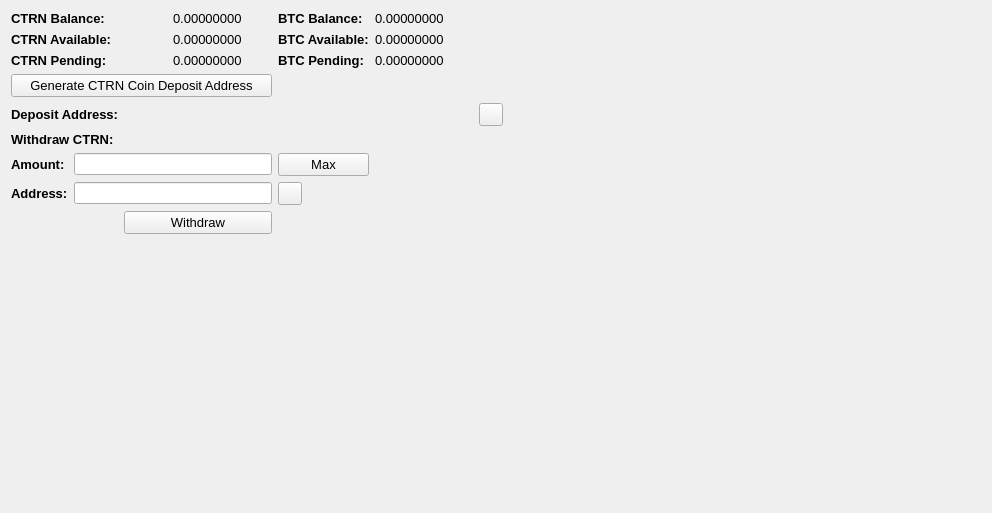
     <widget class="QWidget" name="BalanceTab">
      <attribute name="title">
       <string>Balance</string>
      </attribute>
      <layout class="QGridLayout" name="gridLayout_2">
       <item row="0" column="0" colspan="2">
        <widget class="QLabel" name="label_11">
         <property name="font">
          <font>
           <pointsize>10</pointsize>
           <weight>75</weight>
           <bold>true</bold>
          </font>
         </property>
         <property name="text">
          <string>CTRN Balance:</string>
         </property>
        </widget>
       </item>
       <item row="0" column="3">
        <widget class="QLabel" name="HMBalanceLabel">
         <property name="font">
          <font>
           <pointsize>10</pointsize>
          </font>
         </property>
         <property name="text">
          <string>0.00000000</string>
         </property>
         <property name="textInteractionFlags">
          <set>Qt::LinksAccessibleByMouse|Qt::TextSelectableByMouse</set>
         </property>
        </widget>
       </item>
       <item row="0" column="4">
        <widget class="QLabel" name="label_12">
         <property name="font">
          <font>
           <pointsize>10</pointsize>
           <weight>75</weight>
           <bold>true</bold>
          </font>
         </property>
         <property name="text">
          <string>BTC Balance:</string>
         </property>
        </widget>
       </item>
       <item row="0" column="5">
        <widget class="QLabel" name="BitcoinBalanceLabel">
         <property name="font">
          <font>
           <pointsize>10</pointsize>
          </font>
         </property>
         <property name="text">
          <string>0.00000000</string>
         </property>
         <property name="textInteractionFlags">
          <set>Qt::LinksAccessibleByMouse|Qt::TextSelectableByMouse</set>
         </property>
        </widget>
       </item>
       <item row="0" column="7" rowspan="10">
        <spacer name="horizontalSpacer_4">
         <property name="orientation">
          <enum>Qt::Horizontal</enum>
         </property>
         <property name="sizeHint" stdset="0">
          <size>
           <width>478</width>
           <height>488</height>
          </size>
         </property>
        </spacer>
       </item>
       <item row="1" column="0" colspan="2">
        <widget class="QLabel" name="label_13">
         <property name="font">
          <font>
           <pointsize>10</pointsize>
           <weight>75</weight>
           <bold>true</bold>
          </font>
         </property>
         <property name="text">
          <string>CTRN Available:</string>
         </property>
        </widget>
       </item>
       <item row="1" column="3">
        <widget class="QLabel" name="HMAvailableLabel_2">
         <property name="font">
          <font>
           <pointsize>10</pointsize>
          </font>
         </property>
         <property name="text">
          <string>0.00000000</string>
         </property>
         <property name="textInteractionFlags">
          <set>Qt::LinksAccessibleByMouse|Qt::TextSelectableByMouse</set>
         </property>
        </widget>
       </item>
       <item row="1" column="4">
        <widget class="QLabel" name="label_15">
         <property name="font">
          <font>
           <pointsize>10</pointsize>
           <weight>75</weight>
           <bold>true</bold>
          </font>
         </property>
         <property name="text">
          <string>BTC Available:</string>
         </property>
        </widget>
       </item>
       <item row="1" column="5">
        <widget class="QLabel" name="BitcoinAvailableLabel">
         <property name="font">
          <font>
           <pointsize>10</pointsize>
          </font>
         </property>
         <property name="text">
          <string>0.00000000</string>
         </property>
         <property name="textInteractionFlags">
          <set>Qt::LinksAccessibleByMouse|Qt::TextSelectableByMouse</set>
         </property>
        </widget>
       </item>
       <item row="2" column="0" colspan="2">
        <widget class="QLabel" name="label_14">
         <property name="font">
          <font>
           <pointsize>10</pointsize>
           <weight>75</weight>
           <bold>true</bold>
          </font>
         </property>
         <property name="text">
          <string>CTRN Pending:</string>
         </property>
        </widget>
       </item>
       <item row="2" column="3">
        <widget class="QLabel" name="HMPendingLabel">
         <property name="font">
          <font>
           <pointsize>10</pointsize>
          </font>
         </property>
         <property name="text">
          <string>0.00000000</string>
         </property>
         <property name="textInteractionFlags">
          <set>Qt::LinksAccessibleByMouse|Qt::TextSelectableByMouse</set>
         </property>
        </widget>
       </item>
       <item row="2" column="4">
        <widget class="QLabel" name="label_31">
         <property name="font">
          <font>
           <pointsize>10</pointsize>
           <weight>75</weight>
           <bold>true</bold>
          </font>
         </property>
         <property name="text">
          <string>BTC Pending:</string>
         </property>
        </widget>
       </item>
       <item row="2" column="5">
        <widget class="QLabel" name="BitcoinPendingLabel">
         <property name="font">
          <font>
           <pointsize>10</pointsize>
          </font>
         </property>
         <property name="text">
          <string>0.00000000</string>
         </property>
         <property name="textInteractionFlags">
          <set>Qt::LinksAccessibleByMouse|Qt::TextSelectableByMouse</set>
         </property>
        </widget>
       </item>
       <item row="3" column="0" colspan="4">
        <widget class="QPushButton" name="GenDepositBTN">
         <property name="font">
          <font>
           <pointsize>10</pointsize>
          </font>
         </property>
         <property name="text">
          <string>Generate CTRN Coin Deposit Address</string>
         </property>
        </widget>
       </item>
       <item row="4" column="0" colspan="3">
        <widget class="QLabel" name="label_33">
         <property name="font">
          <font>
           <pointsize>10</pointsize>
           <weight>75</weight>
           <bold>true</bold>
          </font>
         </property>
         <property name="text">
          <string>Deposit Address:</string>
         </property>
        </widget>
       </item>
       <item row="4" column="3" colspan="3">
        <widget class="QLabel" name="DepositAddressLabel">
         <property name="minimumSize">
          <size>
           <width>300</width>
           <height>0</height>
          </size>
         </property>
         <property name="palette">
          <palette>
           <active>
            <colorrole role="WindowText">
             <brush brushstyle="SolidPattern">
              <color alpha="255">
               <red>0</red>
               <green>0</green>
               <blue>0</blue>
              </color>
             </brush>
            </colorrole>
            <colorrole role="Text">
             <brush brushstyle="SolidPattern">
              <color alpha="255">
               <red>0</red>
               <green>0</green>
               <blue>255</blue>
              </color>
             </brush>
            </colorrole>
           </active>
           <inactive>
            <colorrole role="WindowText">
             <brush brushstyle="SolidPattern">
              <color alpha="255">
               <red>0</red>
               <green>0</green>
               <blue>0</blue>
              </color>
             </brush>
            </colorrole>
            <colorrole role="Text">
             <brush brushstyle="SolidPattern">
              <color alpha="255">
               <red>0</red>
               <green>0</green>
               <blue>255</blue>
              </color>
             </brush>
            </colorrole>
           </inactive>
           <disabled>
            <colorrole role="WindowText">
             <brush brushstyle="SolidPattern">
              <color alpha="255">
               <red>120</red>
               <green>120</green>
               <blue>120</blue>
              </color>
             </brush>
            </colorrole>
            <colorrole role="Text">
             <brush brushstyle="SolidPattern">
              <color alpha="255">
               <red>120</red>
               <green>120</green>
               <blue>120</blue>
              </color>
             </brush>
            </colorrole>
           </disabled>
          </palette>
         </property>
         <property name="font">
          <font>
           <pointsize>10</pointsize>
           <weight>75</weight>
           <bold>true</bold>
          </font>
         </property>
         <property name="text">
          <string/>
         </property>
         <property name="alignment">
          <set>Qt::AlignRight|Qt::AlignTrailing|Qt::AlignVCenter</set>
         </property>
         <property name="textInteractionFlags">
          <set>Qt::LinksAccessibleByMouse|Qt::TextSelectableByKeyboard|Qt::TextSelectableByMouse</set>
         </property>
        </widget>
       </item>
       <item row="4" column="6">
        <widget class="QToolButton" name="DepositCopyButton">
         <property name="toolTip">
          <string>Copy to clipboard</string>
         </property>
         <property name="text">
          <string/>
         </property>
         <property name="icon">
          <iconset resource="../bitcoin.qrc">
           <normaloff>:/icons/editcopy</normaloff>:/icons/editcopy</iconset>
         </property>
         <property name="shortcut">
          <string>Alt+P</string>
         </property>
        </widget>
       </item>
       <item row="5" column="0" colspan="2">
        <widget class="QLabel" name="label_34">
         <property name="font">
          <font>
           <pointsize>10</pointsize>
           <weight>75</weight>
           <bold>true</bold>
          </font>
         </property>
         <property name="text">
          <string>Withdraw CTRN:</string>
         </property>
        </widget>
       </item>
       <item row="6" column="0">
        <widget class="QLabel" name="label_26">
         <property name="font">
          <font>
           <pointsize>10</pointsize>
           <weight>75</weight>
           <bold>true</bold>
          </font>
         </property>
         <property name="text">
          <string>Amount:</string>
         </property>
        </widget>
       </item>
       <item row="6" column="1" colspan="3">
        <widget class="QLineEdit" name="WithdrawUnitsInput">
         <property name="font">
          <font>
           <pointsize>9</pointsize>
           <weight>75</weight>
           <bold>true</bold>
          </font>
         </property>
         <property name="text">
          <string/>
         </property>
        </widget>
       </item>
       <item row="6" column="4">
        <widget class="QPushButton" name="Withdraw_Max_Amount">
         <property name="font">
          <font>
           <pointsize>10</pointsize>
          </font>
         </property>
         <property name="text">
          <string>Max</string>
         </property>
        </widget>
       </item>
       <item row="7" column="0">
        <widget class="QLabel" name="label_10">
         <property name="font">
          <font>
           <pointsize>10</pointsize>
           <weight>75</weight>
           <bold>true</bold>
          </font>
         </property>
         <property name="text">
          <string>Address:</string>
         </property>
        </widget>
       </item>
       <item row="7" column="1" colspan="3">
        <widget class="QLineEdit" name="WithdrawAddress">
         <property name="font">
          <font>
           <pointsize>9</pointsize>
           <weight>75</weight>
           <bold>true</bold>
          </font>
         </property>
        </widget>
       </item>
       <item row="7" column="4">
        <widget class="QToolButton" name="WithdrawPasteButton">
         <property name="toolTip">
          <string>Paste from clipboard</string>
         </property>
         <property name="text">
          <string/>
         </property>
         <property name="icon">
          <iconset resource="../bitcoin.qrc">
           <normaloff>:/icons/editpaste</normaloff>:/icons/editpaste</iconset>
         </property>
         <property name="shortcut">
          <string>Alt+P</string>
         </property>
        </widget>
       </item>
       <item row="8" column="2" colspan="2">
        <widget class="QPushButton" name="WithdrawUnitsBtn">
         <property name="font">
          <font>
           <pointsize>10</pointsize>
          </font>
         </property>
         <property name="text">
          <string>Withdraw</string>
         </property>
        </widget>
       </item>
       <item row="9" column="0" colspan="6">
        <spacer name="verticalSpacer">
         <property name="orientation">
          <enum>Qt::Vertical</enum>
         </property>
         <property name="sizeHint" stdset="0">
          <size>
           <width>428</width>
           <height>262</height>
          </size>
         </property>
        </spacer>
       </item>
      </layout>
      <zorder>label_31</zorder>
      <zorder>label_15</zorder>
      <zorder>label_12</zorder>
      <zorder>label_14</zorder>
      <zorder>label_13</zorder>
      <zorder>label_11</zorder>
      <zorder>BitcoinBalanceLabel</zorder>
      <zorder>HMBalanceLabel</zorder>
      <zorder>HMAvailableLabel_2</zorder>
      <zorder>HMPendingLabel</zorder>
      <zorder>BitcoinAvailableLabel</zorder>
      <zorder>BitcoinPendingLabel</zorder>
      <zorder>label_33</zorder>
      <zorder>GenDepositBTN</zorder>
      <zorder>DepositAddressLabel</zorder>
      <zorder>Withdraw_Max_Amount</zorder>
      <zorder>label_34</zorder>
      <zorder>WithdrawUnitsInput</zorder>
      <zorder>label_10</zorder>
      <zorder>label_26</zorder>
      <zorder>WithdrawAddress</zorder>
      <zorder>WithdrawUnitsBtn</zorder>
      <zorder>horizontalSpacer_4</zorder>
      <zorder>verticalSpacer</zorder>
      <zorder>WithdrawPasteButton</zorder>
      <zorder>DepositCopyButton</zorder>
     </widget>
